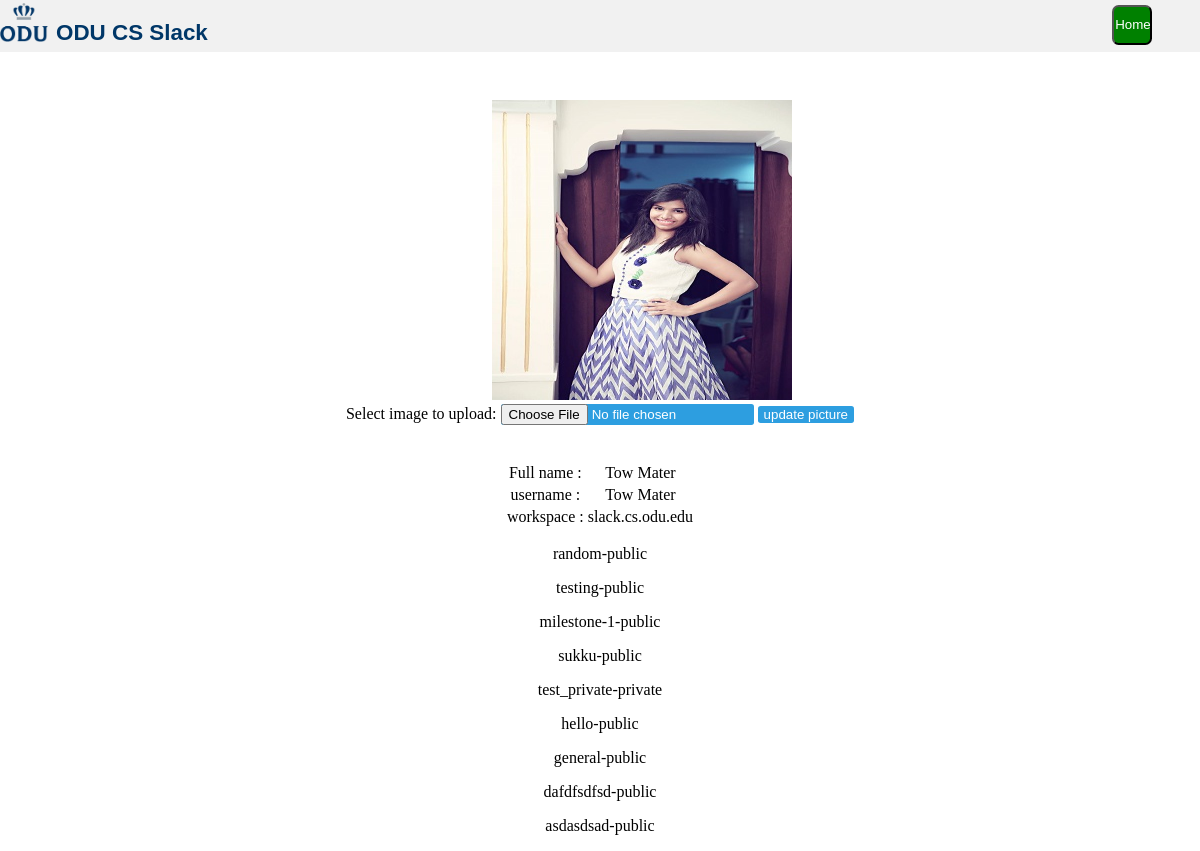
Page /php/userprofile.php (signed in) on the committed database.
### tables this page shows
CREATE TABLE IF NOT EXISTS `users` (
  `user_id` int(11) NOT NULL AUTO_INCREMENT,
  `email_id` varchar(200) NOT NULL,
  `full_name` varchar(100) NOT NULL,
  `display_name` varchar(100) NOT NULL,
  `password` varchar(20) NOT NULL,
  `work_space_url` varchar(500) NOT NULL,
  `description` varchar(500) NOT NULL,
  `status` varchar(100) NOT NULL,
  `phone_number` varchar(15) NOT NULL,
  `time_zone` varchar(30) NOT NULL,
  `skype_id` varchar(30) NOT NULL,
  `picture` varchar(100) NOT NULL DEFAULT '../images/default.png',
  `mode` varchar(20) NOT NULL,
  `timestamp` timestamp NOT NULL,
  `type_registration` varchar(20) NOT NULL DEFAULT 'regular',
  PRIMARY KEY (`user_id`),
  KEY `work_space_url` (`work_space_url`),
  KEY `email_id` (`email_id`)
);

CREATE TABLE IF NOT EXISTS `channel_users` (
  `channel_id` int(11) NOT NULL,
  `user_id` int(11) NOT NULL,
  `joined_date` timestamp NOT NULL,
  `left_date` timestamp NOT NULL,
  KEY `channel_id_channel_users` (`channel_id`),
  KEY `channel_users_user_id` (`user_id`)
);

CREATE TABLE IF NOT EXISTS `channels` (
  `channel_id` int(11) NOT NULL AUTO_INCREMENT,
  `channel_name` varchar(100) NOT NULL,
  `work_space_url` varchar(500) NOT NULL,
  `privacy_settings` varchar(100) NOT NULL,
  `purpose` varchar(200) NOT NULL,
  `user_id` int(11) NOT NULL,
  `timestamp` timestamp NOT NULL,
  `archieved_status` varchar(20) NOT NULL DEFAULT 'unarchieved',
  PRIMARY KEY (`channel_id`),
  KEY `wokr_space_url_channels` (`work_space_url`),
  KEY `user_id_channels` (`user_id`)
);

### php/userprofile.php (the view, shortened to what this page needs)
<!DOCTYPE html>
<html lang="en">
<head>
    <link rel="stylesheet" type="text/css" href="../css/login.css">
</head>
<body>
<?php
include("connect.php");
$email=$_SESSION['email'];
$query = mysqli_query($conn,"select * from users where email_id='".mysqli_real_escape_string($conn,$email)."'");
$res=mysqli_fetch_row($query);
?>
<div id="topbar" >
    <div ><img id="logo"  src="../images/logo.jpg"></div>
    <div class="logo-text">ODU CS Slack</div>
    <div class="login-button"><form action="home.php"><input id="signin-button" type="submit" value="Home"></form></div>
</div>
    <div style="text-align: center;">
        <div ><img style="height: 300px; width: 300px; margin-left:7%; margin-top: 4%;" src="<?php echo $res[11]; ?>"/>
        <form action="upload_picture.php" method="post" enctype="multipart/form-data">
                Select image to upload:
                <input class="image_upload_class" type="file" name="fileToUpload" id="fileToUpload">
                <input class="image_upload_class"  type="submit" value="update picture" name="submit">
            </form>
        </div>
        <div >
            <br>
            <br>
            <table align="center">
                <tr>
                    <td>Full name :</td>
                    <td><?php echo $res[2]; ?></td>
                </tr>
                <tr>
                    <td>username :</td>
                    <td><?php echo $res[3]; ?></td>
                </tr>
                <tr>
                    <td>workspace :</td>
                    <td><?php echo $res[5]; ?></td>
                </tr>
            </table>
        </div>
    <?php
    $sql_user_id = "SELECT user_id from users where email_id='".mysqli_real_escape_string($conn,$email)."'";
    $result_user_id = $conn->query($sql_user_id);
    if ($result_user_id->num_rows > 0) {
        while($row_user_id = $result_user_id->fetch_assoc()) {
            $user_id_channel=$row_user_id["user_id"];
        }
    } else {
    }
    $sql_channel_ids = "SELECT channel_id from channel_users where user_id='".mysqli_real_escape_string($conn,$user_id_channel)."'";
    $result_channel_id = $conn->query($sql_channel_ids);
    if($result_channel_id->num_rows>0){
        while($result_channel_users=$result_channel_id->fetch_assoc()){
            $channel_id_a=$result_channel_users["channel_id"];
                $sql_channels_display="SELECT channel_name from channels where channel_id='".mysqli_real_escape_string($conn,$channel_id_a)."'";
            $result_channel_display = $conn->query($sql_channels_display);
            $result_set_display=$result_channel_display->fetch_assoc();
            $sql_channels_display_settings="SELECT privacy_settings from channels where channel_id='".mysqli_real_escape_string($conn,$channel_id_a)."'";
            $result_channel_display_settings = $conn->query($sql_channels_display_settings);
            $result_set_display_settings=$result_channel_display_settings->fetch_assoc();
                echo "<p> ".$result_set_display["channel_name"]."-".$result_set_display_settings["privacy_settings"] ."</p>";
        }
    }
    else{
    }
    ?>
</div>
</body>
</html>

### css/login.css (style rules this page uses)
body { margin:0; padding:0; background-color:#FFFFFF; }
.login-button { float: right; margin-right: 4%; }
#signin-button { padding-left: 2%; padding-right: 2%; margin-top: 12%; height: 40px; width: 100%; background-color: green; border-radius: 0.5em; color: white; }
#topbar { float: left; padding-bottom:0.5%; width:100%; height: 10%; background-color:#F1F1F1; }
#logo { float:left; margin-right:8px; margin-top:3px; height:150%; width: 4%; }
.logo-text { float:left; color: #003768; margin-top:20px; font-family: sans-serif; font-weight: 700; font-size: 140%; }

### php/userprofile.php (style rules this page uses)
.image_upload_class { border: none; background-color: #2D9EE0; border-radius: 0.2em; color: #FFFFFF; }

### rows in the picture
users: picture (picture), full_name "Tow Mater", display_name "Tow Mater", work_space_url "slack.cs.odu.edu"
channel_users: channel.channel_name "random", channel.privacy_settings "public"
channel_users: channel.channel_name "testing", channel.privacy_settings "public"
channel_users: channel.channel_name "milestone-1", channel.privacy_settings "public"
channel_users: channel.channel_name "sukku", channel.privacy_settings "public"
channel_users: channel.channel_name "test_private", channel.privacy_settings "private"
channel_users: channel.channel_name "hello", channel.privacy_settings "public"
channel_users: channel.channel_name "general", channel.privacy_settings "public"
channel_users: channel.channel_name "dafdfsdfsd", channel.privacy_settings "public"
channel_users: channel.channel_name "asdasdsad", channel.privacy_settings "public"
